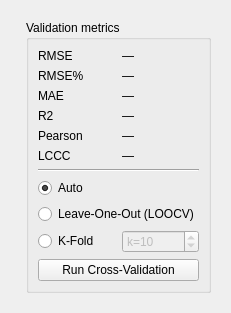
             <widget class="QWidget" name="tabRFValidation">
              <attribute name="title">
               <string>Validation</string>
              </attribute>
              <layout class="QVBoxLayout" name="verticalLayoutRFValidation">
               <item>
                <layout class="QHBoxLayout" name="horizontalLayoutRFValidation">
                 <item>
                  <layout class="QVBoxLayout" name="layoutCanvasRFValidation">
                   <item>
                    <widget class="QWidget" name="CV_RF_widget" native="true">
                     <layout class="QGridLayout" name="gridLayoutRFValidation">
                      <item row="0" column="0">
                       <widget class="QWidget" name="canvasRFValidation" native="true"/>
                      </item>
                      <item row="0" column="1">
                       <widget class="QGroupBox" name="groupRFMetrics">
                        <property name="title">
                         <string>Validation metrics</string>
                        </property>
                        <layout class="QGridLayout" name="gridLayoutRFMetrics">
                         <item row="0" column="0">
                          <widget class="QLabel" name="labelRFRMSE">
                           <property name="text">
                            <string>RMSE</string>
                           </property>
                          </widget>
                         </item>
                         <item row="0" column="1">
                          <widget class="QLabel" name="valRFRMSE">
                           <property name="text">
                            <string>—</string>
                           </property>
                          </widget>
                         </item>
                         <item row="1" column="0">
                          <widget class="QLabel" name="labelRFRMSEpct">
                           <property name="text">
                            <string>RMSE%</string>
                           </property>
                          </widget>
                         </item>
                         <item row="1" column="1">
                          <widget class="QLabel" name="valRFRMSEpct">
                           <property name="text">
                            <string>—</string>
                           </property>
                          </widget>
                         </item>
                         <item row="5" column="0">
                          <widget class="QLabel" name="labelRFLCCC">
                           <property name="text">
                            <string>LCCC</string>
                           </property>
                          </widget>
                         </item>
                         <item row="5" column="1">
                          <widget class="QLabel" name="valRFLCCC">
                           <property name="text">
                            <string>—</string>
                           </property>
                          </widget>
                         </item>
                         <item row="3" column="0">
                          <widget class="QLabel" name="labelRFR2">
                           <property name="text">
                            <string>R2</string>
                           </property>
                          </widget>
                         </item>
                         <item row="3" column="1">
                          <widget class="QLabel" name="valRFR2">
                           <property name="text">
                            <string>—</string>
                           </property>
                          </widget>
                         </item>
                         <item row="2" column="0">
                          <widget class="QLabel" name="labelRFMAE">
                           <property name="text">
                            <string>MAE</string>
                           </property>
                          </widget>
                         </item>
                         <item row="2" column="1">
                          <widget class="QLabel" name="valRFMAE">
                           <property name="text">
                            <string>—</string>
                           </property>
                          </widget>
                         </item>
                         <item row="4" column="0">
                          <widget class="QLabel" name="labelRFPearsonR">
                           <property name="text">
                            <string>Pearson</string>
                           </property>
                          </widget>
                         </item>
                         <item row="4" column="1">
                          <widget class="QLabel" name="valRFPearsonR">
                           <property name="text">
                            <string>—</string>
                           </property>
                          </widget>
                         </item>
                         <item row="6" column="0" colspan="2">
                          <widget class="Line" name="line_RF">
                           <property name="orientation">
                            <enum>Qt::Horizontal</enum>
                           </property>
                          </widget>
                         </item>
                         <item row="7" column="0" colspan="2">
                          <widget class="QRadioButton" name="radRF_CV_Auto">
                           <property name="text">
                            <string>Auto</string>
                           </property>
                           <property name="checked">
                            <bool>true</bool>
                           </property>
                          </widget>
                         </item>
                         <item row="8" column="0" colspan="2">
                          <widget class="QRadioButton" name="radRF_CV_LOOCV">
                           <property name="text">
                            <string>Leave-One-Out (LOOCV)</string>
                           </property>
                          </widget>
                         </item>
                         <item row="9" column="0">
                          <widget class="QRadioButton" name="radRF_CV_KFold">
                           <property name="text">
                            <string>K-Fold</string>
                           </property>
                          </widget>
                         </item>
                         <item row="9" column="1">
                          <widget class="QSpinBox" name="spinRF_k">
                           <property name="enabled">
                            <bool>false</bool>
                           </property>
                           <property name="prefix">
                            <string>k=</string>
                           </property>
                           <property name="minimum">
                            <number>2</number>
                           </property>
                           <property name="maximum">
                            <number>100</number>
                           </property>
                           <property name="value">
                            <number>10</number>
                           </property>
                          </widget>
                         </item>
                         <item row="10" column="0" colspan="2">
                          <widget class="QPushButton" name="btnRFRunCV">
                           <property name="text">
                            <string>Run Cross-Validation</string>
                           </property>
                          </widget>
                         </item>
                        </layout>
                       </widget>
                      </item>
                     </layout>
                    </widget>
                   </item>
                  </layout>
                 </item>
                </layout>
               </item>
              </layout>
             </widget>
